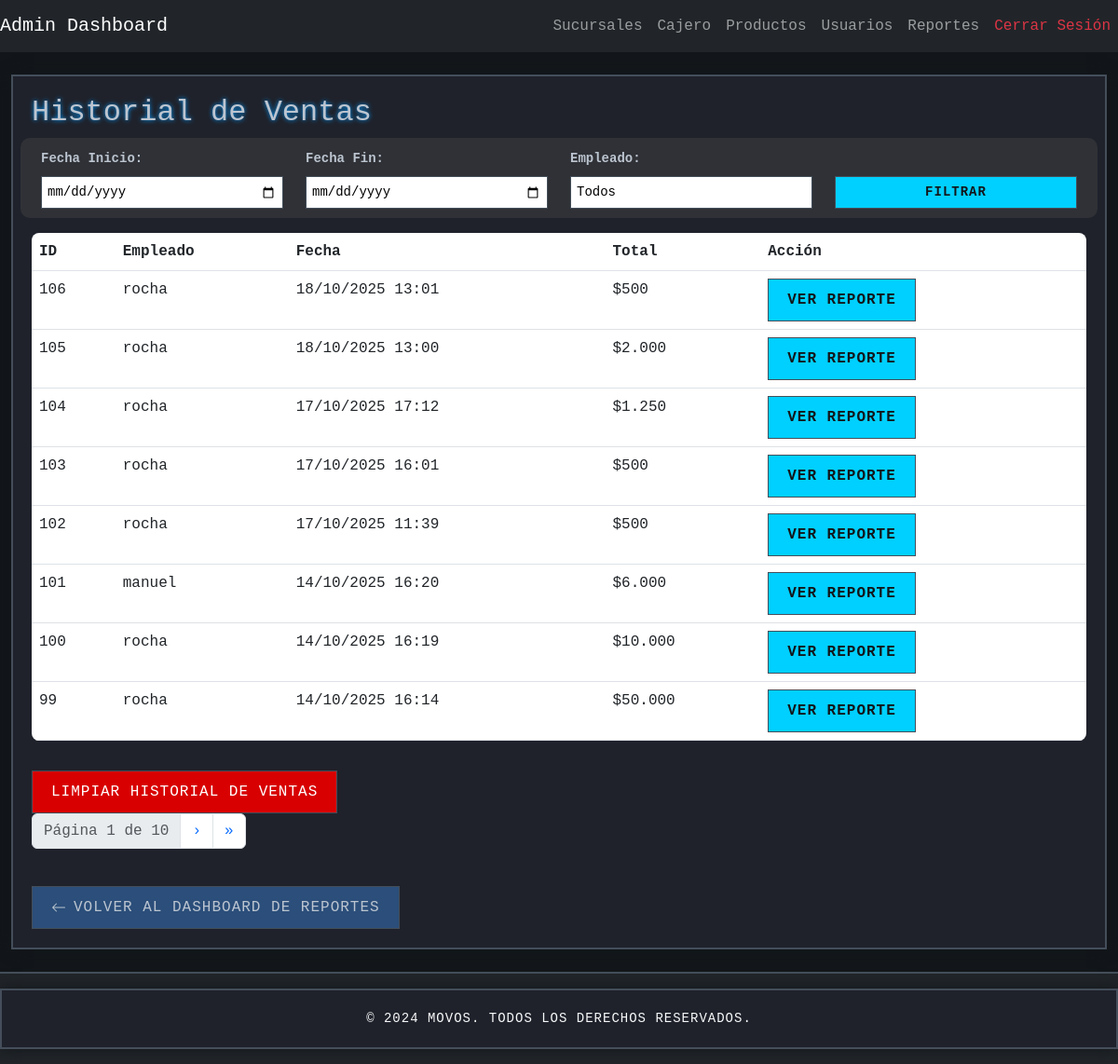
The app's page /reports/sales/history/ (signed in), older data.
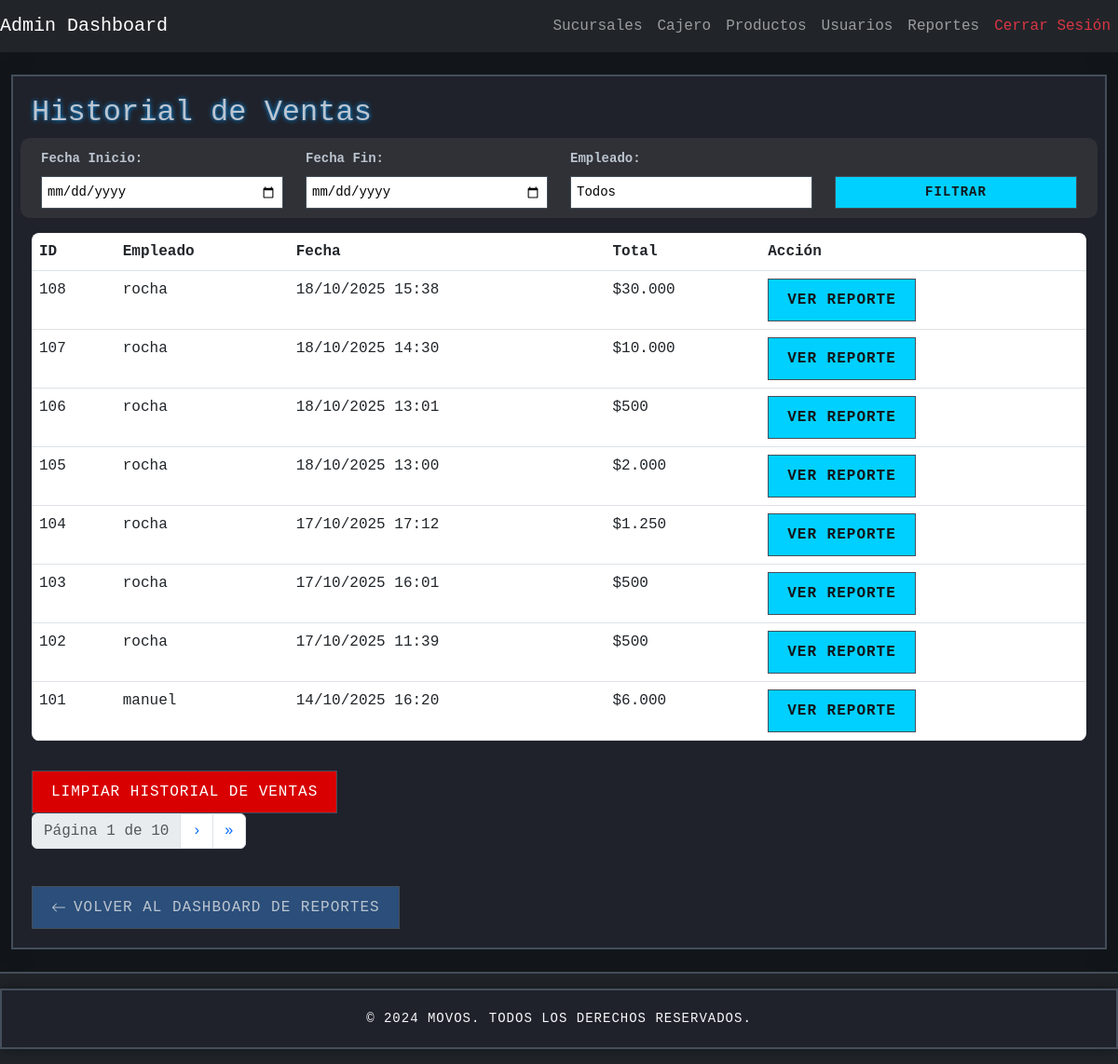
The same page, newer data.
### cashier/models.py (models this page shows, shortened)
class Venta(models.Model):
    empleado = models.ForeignKey(settings.AUTH_USER_MODEL, on_delete=models.CASCADE)
    sucursal = models.ForeignKey(Sucursal, on_delete=models.CASCADE, related_name='ventas', blank=True, null=True)
    caja = models.ForeignKey('AperturaCierreCaja', on_delete=models.SET_NULL, related_name='ventas', blank=True, null=True)
    fecha = models.DateTimeField(auto_now_add=True)
    total = models.DecimalField(max_digits=10, decimal_places=2)
    tipo_venta = models.CharField(
        max_length=20,
        choices=[('boleta', 'Boleta Electrónica'), ('factura', 'Factura Electrónica')],
        default='boleta'
    )
    forma_pago = models.CharField(
        max_length=20,
        choices=[
            ('efectivo', 'Efectivo'),
            ('debito', 'Tarjeta de Débito'),
            ('credito', 'Tarjeta de Crédito'),
            ('transferencia', 'Transferencia')
        ],
        default='efectivo'
    )
    cliente_paga = models.DecimalField(max_digits=10, decimal_places=2, default=0.00)
    vuelto_entregado = models.DecimalField(max_digits=10, decimal_places=2, default=0.00)
    numero_transaccion = models.CharField(
        max_length=100,
        null=True,
        blank=True,
        verbose_name="Número de Transacción"
    )
    banco = models.CharField(
        max_length=100,
        null=True,
        blank=True,
        verbose_name="Banco"
    )

### auth_app/models.py (models this page shows, shortened)
class User(AbstractUser):
    is_admin = models.BooleanField(default=False)
    is_employee = models.BooleanField(default=True)
    sucursales_autorizadas = models.ManyToManyField(
        Sucursal,
        blank=True,
        related_name='usuarios_autorizados',
        help_text="Sucursales en las que el usuario puede abrir cajas (solo para usuarios no administradores)."
    )

### reports/views.py (the view, shortened to what this page needs)
# urls.py: path('sales/history/', views.sales_history, name='sales_history'),
@login_required
@user_passes_test(_is_admin, login_url='cashier_dashboard')
def sales_history(request):
    fecha_inicio = request.GET.get('fecha_inicio')
    fecha_fin = request.GET.get('fecha_fin')
    empleado_id = request.GET.get('empleado')
    page = request.GET.get('page', 1)
    ventas = Venta.objects.all().order_by('-fecha')
    if fecha_inicio:
        try:
            fecha_inicio_obj = timezone.make_aware(datetime.datetime.strptime(fecha_inicio, '%Y-%m-%d'))
            ventas = ventas.filter(fecha__gte=fecha_inicio_obj)
        except ValueError:
            ventas = Venta.objects.none()
    if empleado_id:
        try:
            empleado_id = int(empleado_id)
            ventas = ventas.filter(empleado_id=empleado_id)
        except ValueError:
            ventas = Venta.objects.none()
    paginator = Paginator(ventas, 8)
    sales_page = paginator.get_page(page)
    for sale in sales_page:
        sale.display_total = "$" + format_clp(sale.total)
    empleados = User.objects.all()
    return render(request, 'reports/sales_history.html', {
        'sales': sales_page,
        'fecha_inicio': fecha_inicio,
        'fecha_fin': fecha_fin,
        'empleado_id': empleado_id if empleado_id else None,
        'empleados': empleados,
    })

### reports/views.py (called while the page is built)
def format_clp(value):
    try:
        return "{:,.0f}".format(float(value)).replace(",", ".")
    except Exception:
        return value

def _is_admin(user):
    return user.is_authenticated and (user.is_staff or user.is_superuser)

### reports/templates/reports/sales_history.html (shortened to what this page needs)
{% extends 'base.html' %}
{% load static %}
{% block extra_styles %}
<link rel="stylesheet" href="{% static 'css/reports.css' %}">
{% endblock %}
{% block content %}
<div class="container content-max">
    <h2>Historial de Ventas</h2>
    <form method="get" class="row align-items-end mb-3 filtros-container">
        <div class="col-md-3 col-6">
            <label for="fecha_inicio" class="form-label">Fecha Inicio:</label>
            <input type="date" id="fecha_inicio" name="fecha_inicio" class="form-control" value="{{ fecha_inicio|date:'Y-m-d' }}">
        </div>
        <div class="col-md-3 col-6">
            <label for="fecha_fin" class="form-label">Fecha Fin:</label>
            <input type="date" id="fecha_fin" name="fecha_fin" class="form-control" value="{{ fecha_fin|date:'Y-m-d' }}">
        </div>
        <div class="col-md-3 col-6">
            <label for="empleado" class="form-label">Empleado:</label>
            <select id="empleado" name="empleado" class="form-control">
                <option value="">Todos</option>
            </select>
        </div>
        <div class="col-md-3 col-6 d-flex justify-content-end">
            <button type="submit" class="btn btn-primary w-100">Filtrar</button>
        </div>
    </form>
    <div class="table-responsive">
    <table class="table" id="historial-ventas">
        <thead>
            <tr>
                <th>ID</th>
                <th>Empleado</th>
                <th>Fecha</th>
                <th>Total</th>
                <th>Acción</th>
            </tr>
        </thead>
        <tbody>
            {% for sale in sales %}
            <tr>
                <td>{{ sale.id }}</td>
                <td>{{ sale.empleado.username }}</td>
                <td>{{ sale.fecha|date:"d/m/Y H:i" }}</td>
                <td>{{ sale.display_total }}</td>
                <td>
                    <a href="{% url 'reports:sales_report' sale.id %}" class="btn btn-primary btn-sm">Ver Reporte</a>
                </td>
            </tr>
            {% empty %}
            <tr>
                <td colspan="5" class="text-center">No hay ventas registradas con los filtros seleccionados.</td>
            </tr>
            {% endfor %}
        </tbody>
    </table>
    </div>
    <div class="mt-3">
        <button id="limpiarVentasBtn" class="btn btn-danger">Limpiar Historial de Ventas</button>
    </div>
    <nav aria-label="Paginación">
        <ul class="pagination">
            <li class="page-item disabled">
                <span class="page-link">Página {{ sales.number }} de {{ sales.paginator.num_pages }}</span>
            </li>
            {% if sales.has_next %}
            <li class="page-item">
                <a class="page-link" href="?page={{ sales.next_page_number }}#historial-ventas" aria-label="Siguiente">&rsaquo;</a>
            </li>
            <li class="page-item">
                <a class="page-link" href="?page={{ sales.paginator.num_pages }}#historial-ventas" aria-label="Última">&raquo;</a>
            </li>
            {% endif %}
        </ul>
    </nav>
    <br>
    {% url 'reports:report_dashboard' as back_href %}
    {% include 'partials/back_button.html' with href=back_href text='Volver al Dashboard de Reportes' %}
</div>
{% endblock %}

Row changes from the older to the newer data that the page shows:
no longer on this page (row unchanged): Venta: id "100", empleado.username "rocha", fecha "14/10/2025 16:19", display_total "$10.000"
no longer on this page (row unchanged): Venta: id "99", empleado.username "rocha", fecha "14/10/2025 16:14", display_total "$50.000"
added Venta: id "108", empleado.username "rocha", fecha "18/10/2025 15:38", display_total "$30.000"
added Venta: id "107", empleado.username "rocha", fecha "18/10/2025 14:30", display_total "$10.000"
